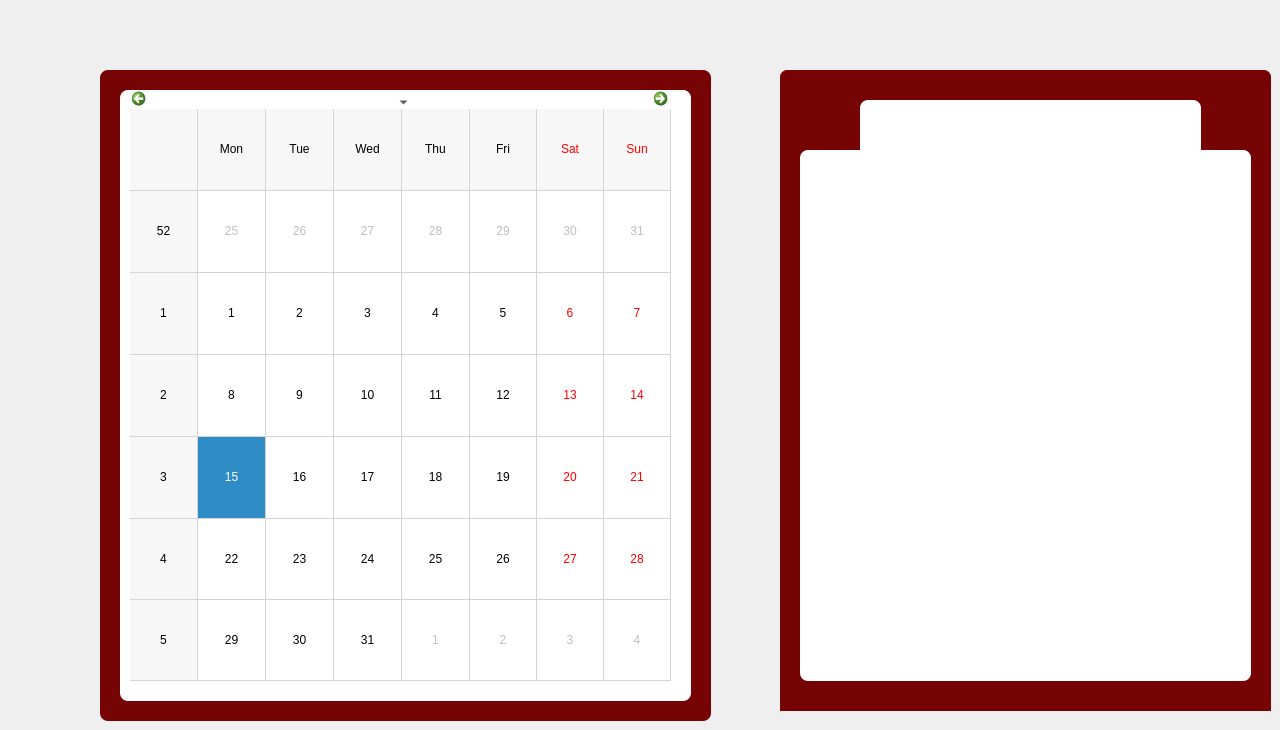
    <widget class="QWidget" name="tab_4">
     <attribute name="title">
      <string>Agenda</string>
     </attribute>
     <widget class="QFrame" name="frame_9">
      <property name="geometry">
       <rect>
        <x>780</x>
        <y>70</y>
        <width>491</width>
        <height>641</height>
       </rect>
      </property>
      <property name="styleSheet">
       <string notr="true">QFrame { /* The tab widget frame */
border-top: 2px solid #2a2a2a; 
border-left: 2px solid #2a2a2a;
border-right: 2px solid #2a2a2a ; 
border-bottom: 2px solid #2a2a2a; 
background: #760404;
	
	
	/*border-top-color: rgb(0, 0, 0);*/

}
QFrame{
left: 0px; /* move to the right by 5px */
}
QFrame {
background: #white;
border: 20px  #535353;
border-bottom-color: #535353; 
border-top-left-radius: 7px;
border-top-right-radius: 7px;
min-width: 90px;
padding: 12px;
color: rgb(50, 50, 162);
	color: rgb(0, 0, 0);
font-size:11.5px;
font-family:Georgia, Helvetica, sans-serif;
font-weight:500;
}
QFrame::tab:selected,QTabBar::tab:hover {
	
	
	color: rgb(0, 0, 0);
	background-color: rgb(255, 255, 255);
}
QFrame::tab:selected {
border-color: #760404;
border-bottom-color: #760404; /* same as pane color */
color: #760404;
font-size: 18px;
font-family:Georgia,Solid;
font-weight:500;

}
QFrame::tab:!selected {
margin-top: 5px; /* make non-selected tabs look smaller */
}</string>
      </property>
      <property name="frameShape">
       <enum>QFrame::StyledPanel</enum>
      </property>
      <property name="frameShadow">
       <enum>QFrame::Raised</enum>
      </property>
      <widget class="QGroupBox" name="groupBox_5">
       <property name="geometry">
        <rect>
         <x>20</x>
         <y>80</y>
         <width>451</width>
         <height>531</height>
        </rect>
       </property>
       <property name="styleSheet">
        <string notr="true">background:white;
border-radius:8px;</string>
       </property>
       <property name="title">
        <string/>
       </property>
       <widget class="QTableView" name="tableView_calendar">
        <property name="geometry">
         <rect>
          <x>20</x>
          <y>20</y>
          <width>411</width>
          <height>501</height>
         </rect>
        </property>
        <property name="styleSheet">
         <string notr="true">border-radius:8px;
color:black;</string>
        </property>
       </widget>
      </widget>
      <widget class="QGroupBox" name="groupBox_4">
       <property name="geometry">
        <rect>
         <x>80</x>
         <y>30</y>
         <width>341</width>
         <height>61</height>
        </rect>
       </property>
       <property name="styleSheet">
        <string notr="true">background:white;
border-radius:8px;</string>
       </property>
       <property name="title">
        <string/>
       </property>
       <widget class="QLineEdit" name="lineEdit_calendar_affichage">
        <property name="geometry">
         <rect>
          <x>10</x>
          <y>10</y>
          <width>321</width>
          <height>41</height>
         </rect>
        </property>
        <property name="styleSheet">
         <string notr="true">font: 12pt  'Georgia';</string>
        </property>
        <property name="frame">
         <bool>false</bool>
        </property>
       </widget>
      </widget>
     </widget>
     <widget class="QFrame" name="frame_10">
      <property name="geometry">
       <rect>
        <x>100</x>
        <y>70</y>
        <width>611</width>
        <height>651</height>
       </rect>
      </property>
      <property name="styleSheet">
       <string notr="true">background:#760404;
border-radius:8px;</string>
      </property>
      <property name="frameShape">
       <enum>QFrame::StyledPanel</enum>
      </property>
      <property name="frameShadow">
       <enum>QFrame::Raised</enum>
      </property>
      <widget class="QGroupBox" name="groupBox_6">
       <property name="geometry">
        <rect>
         <x>20</x>
         <y>20</y>
         <width>571</width>
         <height>611</height>
        </rect>
       </property>
       <property name="styleSheet">
        <string notr="true">background:white;</string>
       </property>
       <property name="title">
        <string/>
       </property>
       <widget class="QCalendarWidget" name="calendarWidget">
        <property name="geometry">
         <rect>
          <x>10</x>
          <y>0</y>
          <width>541</width>
          <height>591</height>
         </rect>
        </property>
        <property name="styleSheet">
         <string notr="true"/>
        </property>
        <property name="inputMethodHints">
         <set>Qt::ImhNone</set>
        </property>
        <property name="gridVisible">
         <bool>true</bool>
        </property>
        <property name="navigationBarVisible">
         <bool>true</bool>
        </property>
        <property name="dateEditEnabled">
         <bool>true</bool>
        </property>
        <property name="dateEditAcceptDelay">
         <number>2000</number>
        </property>
       </widget>
      </widget>
     </widget>
    </widget>
